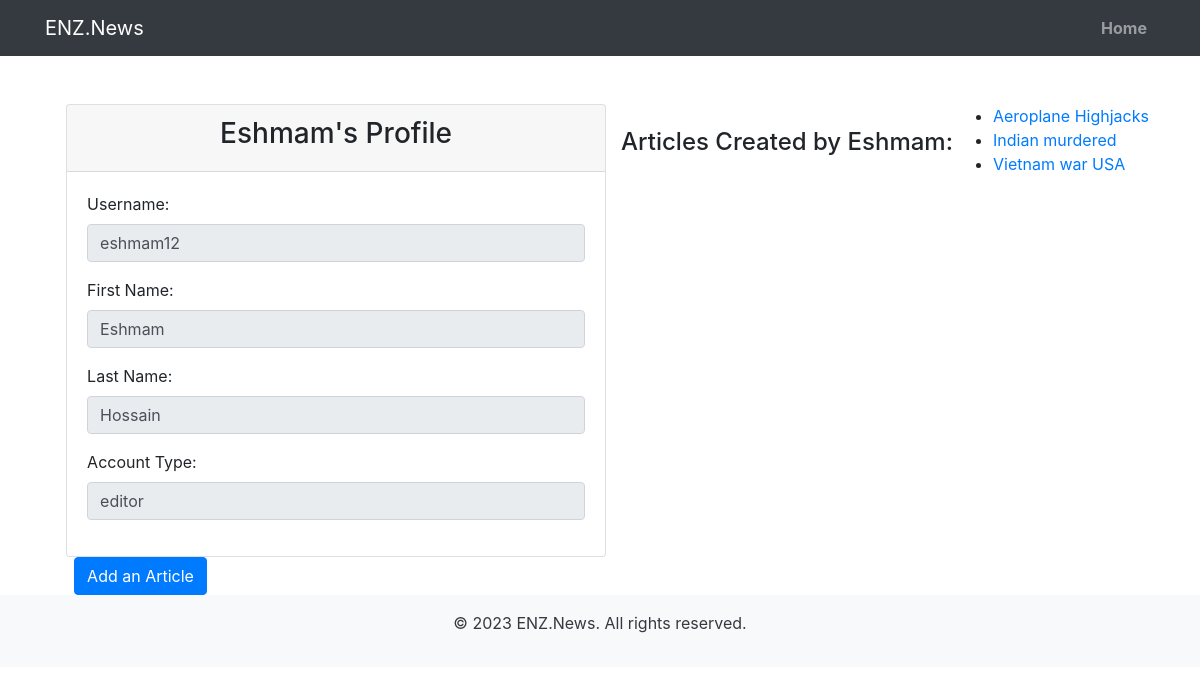
Page /accounts/profile/ (signed in) on the committed database.
### accounts/models.py (models this page shows)
class CustomUser(AbstractUser):
    CHOICE = (
        ('viewer', 'Viewer'),
        ('editor', 'Editor'),
    )
    user_choice = models.CharField(max_length=20, choices=CHOICE, default='Viewer')

### articles/models.py (models this page shows, shortened)
class Article(models.Model):
    author = models.ForeignKey(CustomUser, on_delete=models.CASCADE, null=True)
    headline = models.CharField(max_length=200, unique=True)
    slug = models.SlugField(max_length=500, unique=True)
    body = models.TextField(max_length=400, blank=True)
    category = models.ForeignKey(Category, on_delete=models.CASCADE)
    publishing_time = models.DateField(auto_now_add=True)

### accounts/views.py (the view)
# urls.py: path('profile/', views.profile, name='profile'),
def profile(request):
    user = request.user
    articles = Article.objects.filter(author=user)
    return render(request, 'accounts/profile.html', {'user': user, 'articles': articles})

### accounts/templates/accounts/profile.html (shortened to what this page needs)
{% extends 'base.html' %}
{% block body %}
<nav class="navbar navbar-expand-lg navbar-dark bg-dark">
  <div class="container">
    <a class="navbar-brand" href="#">ENZ.News</a>
    <div class="collapse navbar-collapse" id="navbarNav">
      <ul class="navbar-nav ml-auto">
        <li class="nav-item">
          <a class="nav-link" href="{% url 'home' %}"><b>Home</b></a>
        </li>
      </ul>
    </div>
  </div>
</nav>
<div class="container mt-5">
  <div class="row justify-content-center">
    <div class="col-md-6">
      <div class="card">
        <div class="card-header">
          <h3 class="text-center">{{request.user.first_name}}'s Profile</h3>
        </div>
        <div class="card-body">
          <div class="form-group">
            <label for="username">Username:</label>
            <input type="text" class="form-control" id="username" value="{{ user.username }}" readonly>
          </div>
          <div class="form-group">
            <label for="first_name">First Name:</label>
            <input type="text" class="form-control" id="first_name" value="{{ user.first_name }}" readonly>
          </div>
          <div class="form-group">
            <label for="last_name">Last Name:</label>
            <input type="text" class="form-control" id="last_name" value="{{ user.last_name }}" readonly>
          </div>
          <div class="form-group">
            <label for="email">Account Type:</label>
            <input type="email" class="form-control" id="email" value="{{ user.user_choice }}" readonly>
          </div>
        </div>
      </div>
      {% if user.user_choice == 'editor' %}
      <a href="{% url 'create_article' %}" class="btn btn-primary mx-2">Add an Article</a>
      {% endif %}
    </div>
    {% if articles %}
    <h4 class="mt-4">Articles Created by {{ user.first_name }}:</h4>
    <ul>
      {% for article in articles %}
      <li>
        <a href="{% url 'article_detail' article.id %}">{{ article.headline }}</a>
      </li>
      {% endfor %}
    </ul>
    {% else %}
    <p>No articles created by {{ user.first_name }}.</p>
    {% endif %}
  </div>
</div>
{% endblock body %}

### templates/base.html (shortened to what this page needs)
<!DOCTYPE html>
<html lang="en">
<head>
  <link rel="stylesheet" href="https://maxcdn.bootstrapcdn.com/bootstrap/4.5.2/css/bootstrap.min.css">
</head>
<body>
{% block body %}
{% endblock body %}
<footer class="bg-light text-dark text-center py-3">
  <div class="container">
    <p>&copy; 2023 ENZ.News. All rights reserved.</p>
  </div>
</footer>
</body>
</html>

### rows in the picture
CustomUser: user.first_name "Eshmam", username "eshmam12", first_name "Eshmam", last_name "Hossain", user_choice "editor"
Article: headline "Aeroplane Highjacks"
Article: headline "Indian murdered"
Article: headline "Vietnam war USA"
